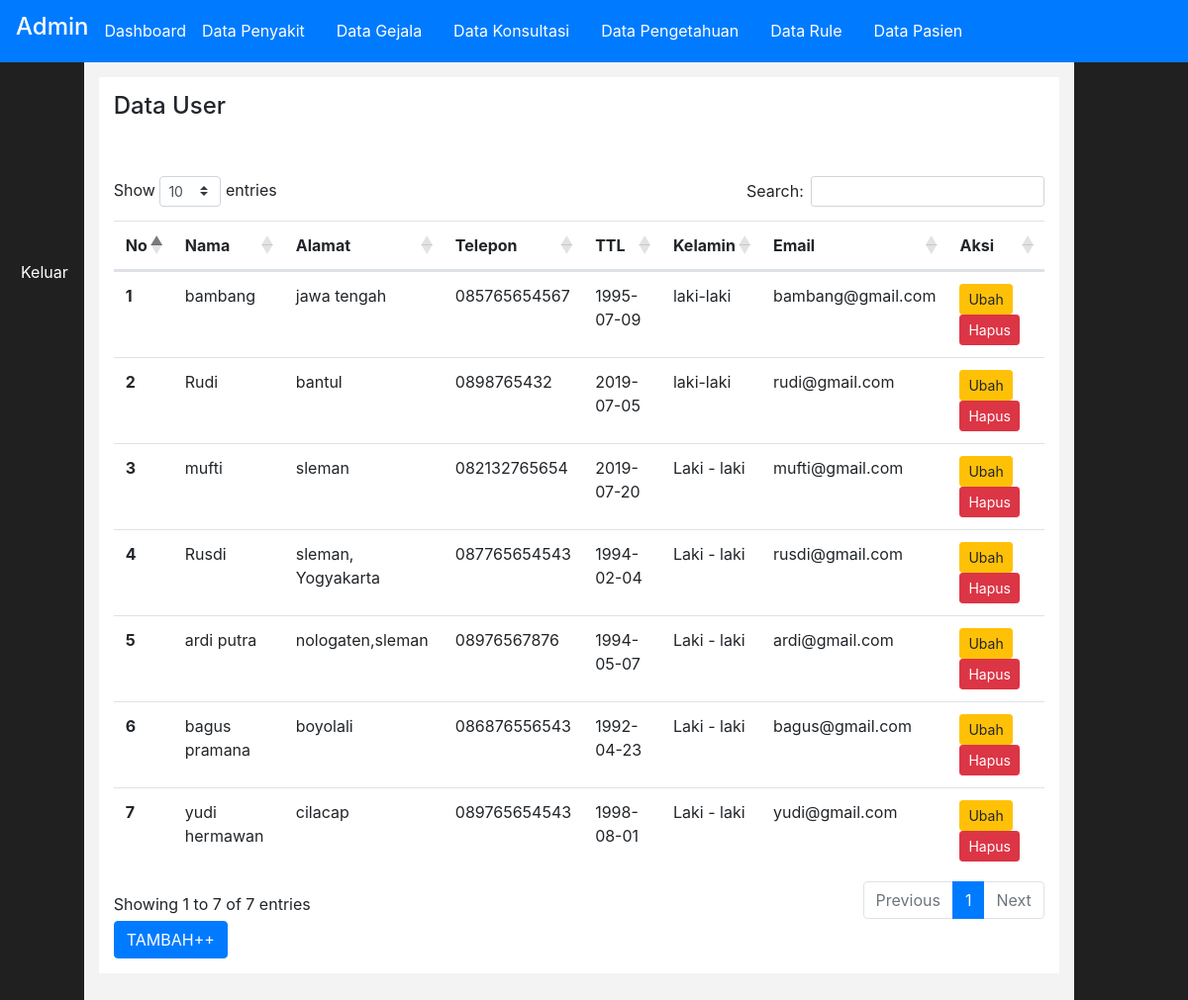
Page /admin/index.php?halaman=pasien (signed in) on the committed database.
### tables this page shows
CREATE TABLE `pasien` (
  `id_pasien` int(11) NOT NULL,
  `nama_pasien` varchar(50) NOT NULL,
  `alamat_pasien` text NOT NULL,
  `tlp_pasien` varchar(14) NOT NULL,
  `tanggal_lahir` date NOT NULL,
  `jenis_kelamin_pasien` varchar(11) NOT NULL,
  `email_pasien` varchar(50) NOT NULL,
  `password_pasien` varchar(200) NOT NULL
);

### config/class.php (called while the page is built, shortened)
<?php
$mysqli = new mysqli("localhost" , "root" , "" ,"pta-mufti-uji");
 class pasien
 {
 	public $koneksi;
 	function __construct($mysqli)
 	{
 		$this->koneksi = $mysqli;
 	}
 	function tampilpasien()
 	{
 		$ambil = $this->koneksi->query("SELECT * FROM pasien");
 		while($pecah = $ambil->fetch_assoc())
 		{
 			$data[] = $pecah;
 		}
 		return $data;
 	}
 }
 $pasien = new pasien($mysqli);
 ?>

### admin/pasien/datapasien.php (the view)
<?php
$tampilpasien = $pasien->tampilpasien();
?>
<h4>Data User</h4>
<br>
<br>
<div class="table-responsive">
	<table class="table" id='datatables'>
		<thead class="">
			<tr>
				<th scope="col">No</th>
				<th scope="col">Nama</th>
				<th scope="col">Alamat</th>
				<th scope="col">Telepon</th>
				<th scope="col">TTL</th>
				<th scope="col">Kelamin</th>
				<th scope="col">Email</th>
				<th scope="col">Aksi</th>
			</tr>
		</thead>
		<tbody>
			<?php foreach ($tampilpasien as $key => $value):?>
				<tr>
					<th scope="row"> <?php echo $key+1; ?></th>
					<td><?php echo  $value['nama_pasien']?></td>
					<td><?php echo  $value['alamat_pasien']?></td>
					<td><?php echo  $value['tlp_pasien']?></td>
					<td><?php echo  $value['tanggal_lahir']?></td>
					<td><?php echo  $value['jenis_kelamin_pasien']?></td>
					<td><?php echo  $value['email_pasien']?></td>
					<td>
						<a class="btn btn-warning btn-sm" href="index.php?halaman=ubahpasien&id=<?php echo $value['id_pasien'] ?>">Ubah</a>
						<a class="btn btn-danger btn-sm" href="index.php?halaman=hapuspasien&id=<?php echo $value['id_pasien']?>">Hapus</a>
					</td>
				</tr>
			<?php endforeach?>
		</tbody>
	</table>
</div>
<a class="btn btn-primary" href="index.php?halaman=tambahpasien">TAMBAH++</a>

### rows in the picture
pasien: nama_pasien "bambang", alamat_pasien "jawa tengah", tlp_pasien "085765654567", tanggal_lahir "1995-07-09", jenis_kelamin_pasien "laki-laki", email_pasien "bambang@gmail.com"
pasien: nama_pasien "Rudi", alamat_pasien "bantul", tlp_pasien "0898765432", tanggal_lahir "2019-07-05", jenis_kelamin_pasien "laki-laki", email_pasien "rudi@gmail.com"
pasien: nama_pasien "mufti", alamat_pasien "sleman", tlp_pasien "082132765654", tanggal_lahir "2019-07-20", jenis_kelamin_pasien "Laki - laki", email_pasien "mufti@gmail.com"
pasien: nama_pasien "Rusdi", alamat_pasien "sleman, Yogyakarta", tlp_pasien "087765654543", tanggal_lahir "1994-02-04", jenis_kelamin_pasien "Laki - laki", email_pasien "rusdi@gmail.com"
pasien: nama_pasien "ardi putra", alamat_pasien "nologaten,sleman", tlp_pasien "08976567876", tanggal_lahir "1994-05-07", jenis_kelamin_pasien "Laki - laki", email_pasien "ardi@gmail.com"
pasien: nama_pasien "bagus pramana", alamat_pasien "boyolali", tlp_pasien "086876556543", tanggal_lahir "1992-04-23", jenis_kelamin_pasien "Laki - laki", email_pasien "bagus@gmail.com"
pasien: nama_pasien "yudi hermawan", alamat_pasien "cilacap", tlp_pasien "089765654543", tanggal_lahir "1998-08-01", jenis_kelamin_pasien "Laki - laki", email_pasien "yudi@gmail.com"
